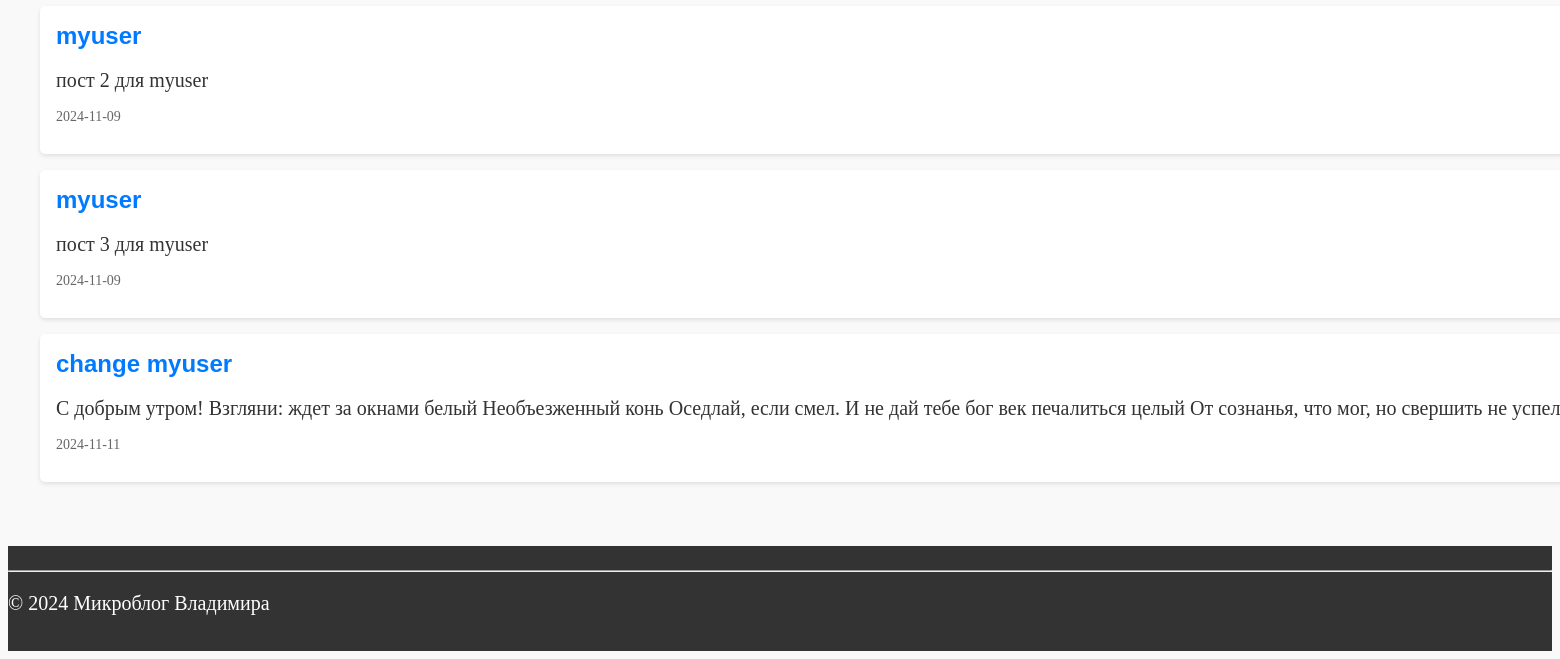
Before: /index (signed in, lower part) with the older database file.
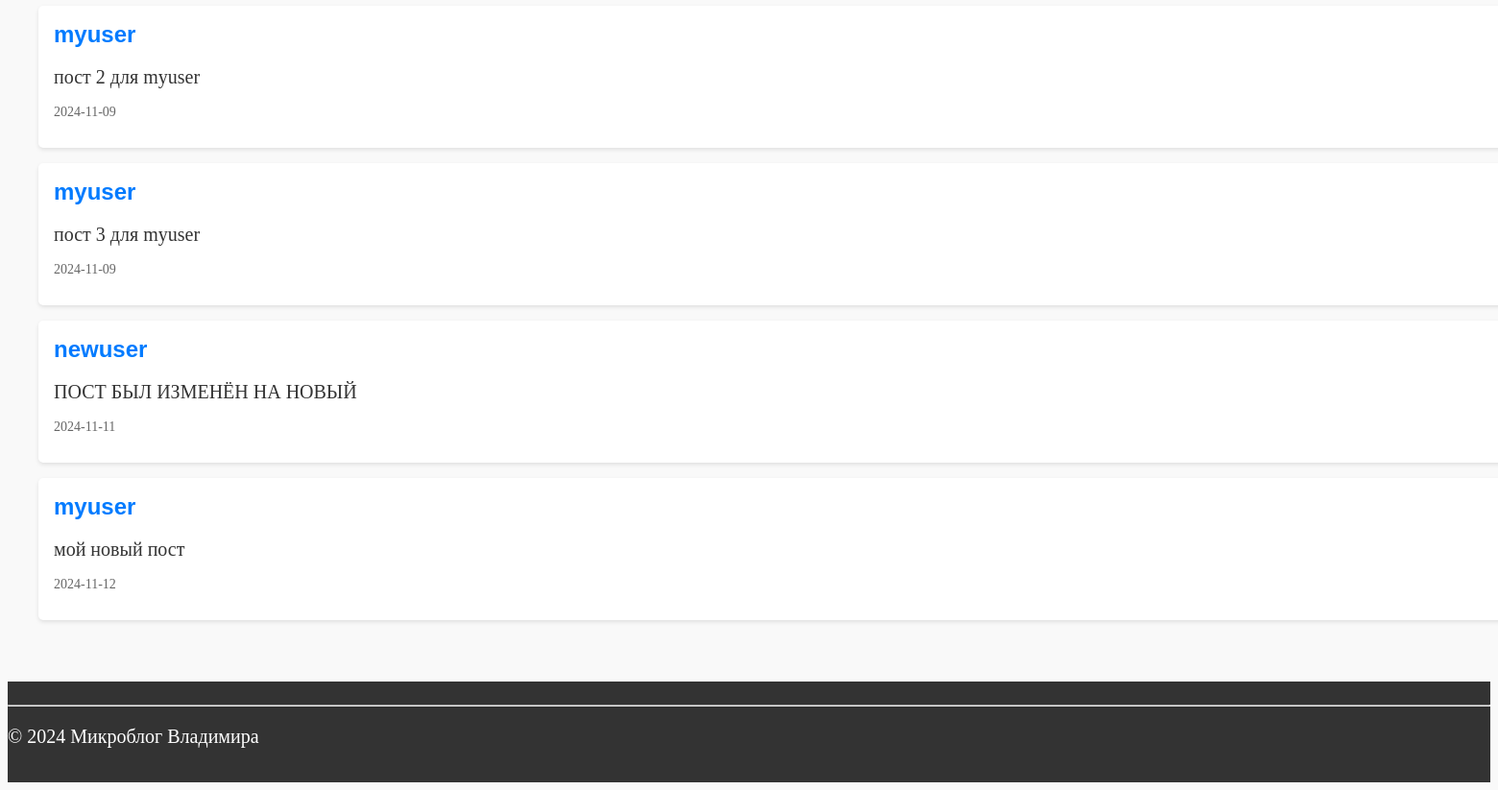
After: the same page with the newer database file.
### app/models.py (models this page shows, shortened)
class Post(db.Model):
    id = db.Column(db.Integer, primary_key=True)
    title = db.Column(db.String(120), nullable=False)
    text = db.Column(db.Text, nullable=False)
    date = db.Column(db.Text, nullable=False)
    user_id = db.Column(db.Integer, db.ForeignKey('user.id'), nullable=False)
    user = db.relationship('User', backref=db.backref('posts', lazy=True))

### app/routes.py (the view)
@app.route('/')
@app.route('/index')
@login_required
def index():
    app.logger.info('Проверка')
    user = {'username': 'User'}
    posts = Post.query.all()
    return render_template('index.html',
                           title='Home',
                           user=user,
                           posts=posts)

### app/models.py (called while the page is built)
@login.user_loader
def load_user(id):
    return db.session.get(User, int(id))

### app/templates/index.html (shortened to what this page needs)
{% extends "base.html" %}
{% block content %}
    <section class="posts">
        {% for post in posts %}
            <article class="post">
                <h2>{{ post.title }} </h2>
                <p>{{ post.text }} </p>
                <p class="post-meta">{{ post.date }}</p>
            </article>
        {% endfor %}
{% endblock %}

### app/templates/base.html (shortened to what this page needs)
<doctype html>
  <html>
      <head>
          <link rel="stylesheet" type="text/css" href="{{ url_for('static', filename='css/style.css') }}">
      </head>
      <body>
        <div class="wrapper">
          <main>
            {% block content %}{% endblock %}
          </main>
          <footer>
              <hr>
              <p>&copy; 2024 Микроблог Владимира</p>
          </footer>
          </div>
      </body>
  </html>
</doctype>

### app/static/css/style.css (style rules this page uses)
body { background-color: #f9f9f9; color: #333; font-family: "Arial", sans-serif }
p { font-family: Times New Roman; font-size: 20px; }
main { flex: 1; padding: 2rem; max-width: 1600px; margin: 0 auto; }
footer { background-color: #333; color: #fff; text-align: left; padding: 1rem 0; width: 100%; bottom: 0; }
.wrapper { display: flex; flex-direction: column; min-height: 100vh; }
.posts { margin: 2rem 0; }
.post { background-color: #fff; padding: 1rem; margin-bottom: 1rem; border-radius: 5px; box-shadow: 0 2px 4px rgba(0, 0, 0, 0.1) }
.post h2 { margin-top: 0; font-size: 1.5rem; color: #007BFF; }
.post p { line-height: 1.0; }
.post-meta { font-size: 0.875rem; color: #666; margin-top: 1rem; }

Changed rows visible on the page:
changed Post: title "change myuser" → "newuser"; text "С добрым утром! Взгляни: ждет за окнами белый Необъезженный конь Оседлай, если смел. И не дай тебе бог век печалиться целый От сознанья, что мог, но свершить не…" → "ПОСТ БЫЛ ИЗМЕНЁН НА НОВЫЙ"
added Post: title "myuser", text "мой новый пост", date "2024-11-12"
